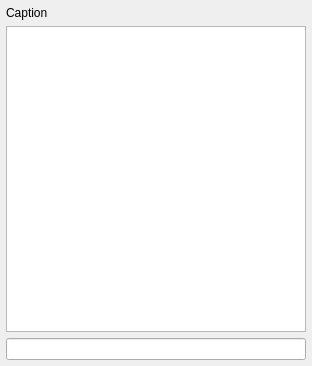
<?xml version="1.0" encoding="UTF-8"?>
<ui version="4.0">
 <class>CustomQmitkLabelSetWidgetControls</class>
 <widget class="QWidget" name="CustomQmitkLabelSetWidgetControls">
  <property name="geometry">
   <rect>
    <x>0</x>
    <y>0</y>
    <width>312</width>
    <height>366</height>
   </rect>
  </property>
  <property name="sizePolicy">
   <sizepolicy hsizetype="Minimum" vsizetype="MinimumExpanding">
    <horstretch>0</horstretch>
    <verstretch>0</verstretch>
   </sizepolicy>
  </property>
  <property name="styleSheet">
   <string notr="true"/>
  </property>
  <layout class="QVBoxLayout" name="verticalLayout">
   <property name="leftMargin">
    <number>6</number>
   </property>
   <property name="topMargin">
    <number>6</number>
   </property>
   <property name="rightMargin">
    <number>6</number>
   </property>
   <property name="bottomMargin">
    <number>6</number>
   </property>
   <item>
    <widget class="QLabel" name="m_lblCaption">
     <property name="text">
      <string>Caption</string>
     </property>
    </widget>
   </item>
   <item>
    <widget class="QTableWidget" name="m_LabelSetTableWidget"/>
   </item>
   <item>
    <widget class="ctkSearchBox" name="m_LabelSearchBox">
     <property name="sizePolicy">
      <sizepolicy hsizetype="Minimum" vsizetype="Fixed">
       <horstretch>0</horstretch>
       <verstretch>0</verstretch>
      </sizepolicy>
     </property>
    </widget>
   </item>
  </layout>
 </widget>
 <customwidgets>
  <customwidget>
   <class>ctkSearchBox</class>
   <extends>QLineEdit</extends>
   <header location="global">ctkSearchBox.h</header>
  </customwidget>
 </customwidgets>
 <resources/>
 <connections/>
</ui>
